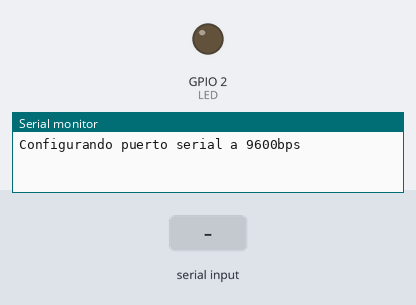
Recording of a program running on a simulated ESP8266 (NodeMCU). On the bench: output pins drawn as LEDs (lit = HIGH), the last lines printed to the serial monitor. The test bench sets the inputs (shaded band).

Above: at 1.2 s.
1.3 s: "l" received over Serial
At 1.7 s:
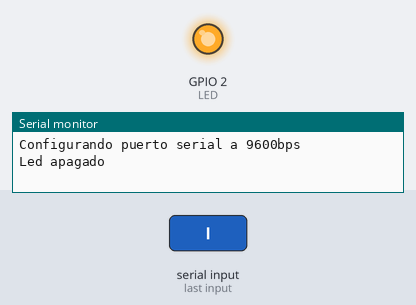
2.8 s: "h" received over Serial
At 4.1 s:
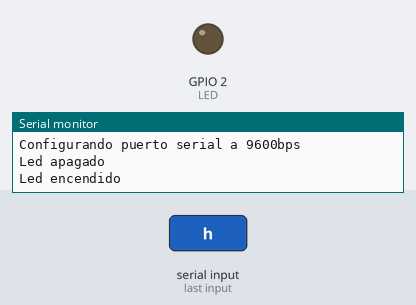
Timing chart, 0 to 5.8 s (numbered marks = the images above; inputs shaded):
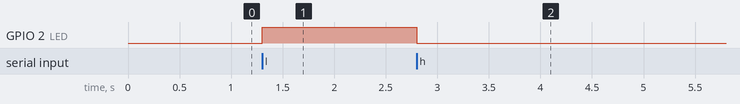

Measured:
- after the input at 1.3 s, GPIO 2 (LED): LOW → HIGH at once
- after the input at 2.8 s, GPIO 2 (LED): HIGH → LOW at once

The program:

main.cpp
```cpp
#include <Arduino.h>

#define LED 2   // Assign LED to pin GPIO2 (Built-in LED)

byte comando;

void setup() {
  // initialize serial communication at 9600 bits per second:
  Serial.begin(9600);
  Serial.write("Configurando puerto serial a 9600bps\n");
  // initialize digital pin LED as an output.
  pinMode(LED, OUTPUT);
}

void loop() {
  // check if data has been sent from the computer
  if (Serial.available()) {
    // read the most recent byte
    comando = Serial.read();
    if(comando == 'h') {
      digitalWrite(LED, !HIGH);
      Serial.write("Led encendido\n");
    }
    else if(comando == 'l') {
      digitalWrite(LED, !LOW);
      Serial.write("Led apagado\n");
    }
  }
}
```
